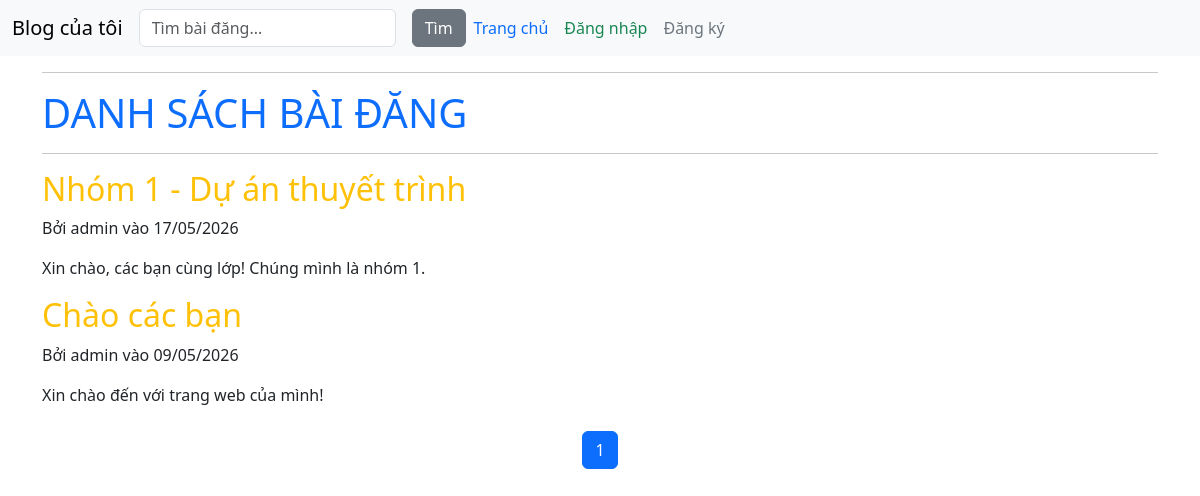
The app's page /, older data.
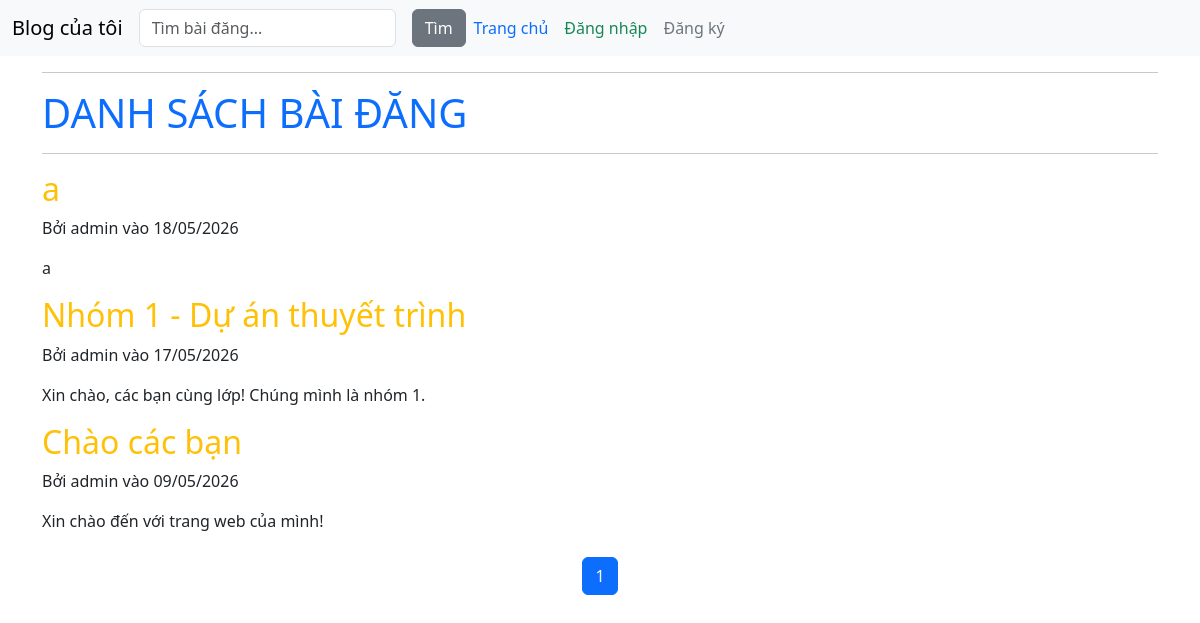
The same page, newer data.
### blog/models.py (models this page shows, shortened)
class Post(models.Model):
    title = models.CharField(max_length=200)
    likes = models.ManyToManyField(User, related_name='blog_posts', blank=True)
    content = models.TextField()
    created_at = models.DateTimeField(auto_now_add=True)
    updated_at = models.DateTimeField(auto_now=True)
    author = models.ForeignKey(User, on_delete=models.CASCADE, default=1)

### blog/views.py (the view)
# urls.py: path("",PostListView.as_view(),name="post_list"),
class PostListView(ListView):
    model = Post
    template_name = "post_list.html"
    context_object_name = "posts"
    ordering = ["-created_at"]
    paginate_by = 3
    def get_queryset(self):
        query = self.request.GET.get('q')
        if query:
            return Post.objects.filter(
                Q(title__icontains=query) | Q(content__icontains=query)
            ).order_by("-created_at")
        return Post.objects.all().order_by("-created_at")

### blog/templates/post_list.html (shortened to what this page needs)
<!DOCTYPE html>
<html lang="en">
<head>
</head>
{% extends "base.html" %}
{% block content %}
    <hr>
    <h1 class="text-uppercase text-primary">Danh sách bài đăng</h1>
    <hr>
    {% for post in posts %}
    <article>
        <h2><a href="{% url 'post-detail' post.pk %}" class="text-warning text-decoration-none">{{ post.title }}</a></h2>
        <p>Bởi {{ post.author.username }} vào {{ post.created_at|date:"d/m/Y" }}</p>
        <p>{{ post.content|truncatewords:30 }}</p>
    </article>
    {% empty %}
        <h3 class="text-danger">Chưa có bài đăng nào.</h3>
        <p class="text-muted">Để thêm bài đăng mới, bấm chuột vào nút "Thêm bài mới".</p>
        <a href="{% url 'post-create' %}" class="btn btn-success">Thêm bài mới</a>
    {% endfor %}
    <nav aria-label="Page navigation" class="mt-4">
        <ul class="pagination justify-content-center">
            {% for num in page_obj.paginator.page_range %}
                {% if page_obj.number == num %}
                    <li class="page-item active"><span class="page-link">{{ num }}</span></li>
                {% elif num > page_obj.number|add:'-3' and num < page_obj.number|add:'3' %}
                    <li class="page-item">
                        <a class="page-link" href="?page={{ num }}{% if request.GET.q %}&q={{ request.GET.q }}{% endif %}">{{ num }}</a>
                    </li>
                {% endif %}
        {% endfor %}
        </ul>
    </nav>
{% endblock %}

Row changes from the older to the newer data that the page shows:
added Post: title "a", author.username "admin", created_at "18/05/2026", content "a"
